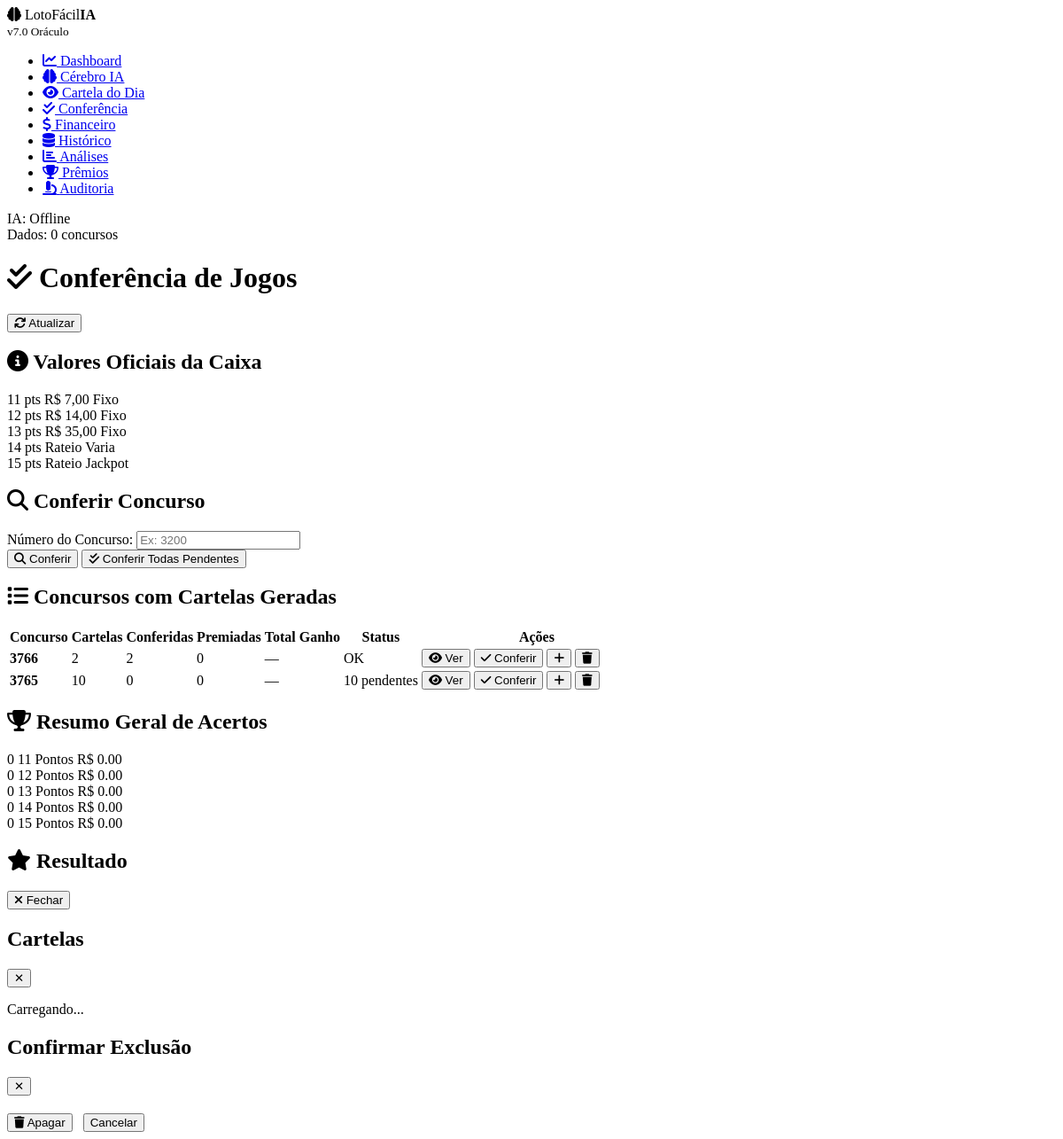
The page /conferencia on the database its author committed.
### tables this page shows
CREATE TABLE cartelas (
                id              INTEGER PRIMARY KEY AUTOINCREMENT,
                data_geracao    TEXT,
                concurso_alvo   INTEGER,
                d1  INTEGER, d2  INTEGER, d3  INTEGER,
                d4  INTEGER, d5  INTEGER, d6  INTEGER,
                d7  INTEGER, d8  INTEGER, d9  INTEGER,
                d10 INTEGER, d11 INTEGER, d12 INTEGER,
                d13 INTEGER, d14 INTEGER, d15 INTEGER,
                bitmask         INTEGER,
                score_ia        REAL DEFAULT 0,
                score_markov    REAL DEFAULT 0,
                score_fisico    REAL DEFAULT 0,
                score_entropia  REAL DEFAULT 0,
                score_total     REAL DEFAULT 0,
                conferida       INTEGER DEFAULT 0,
                acertos         INTEGER DEFAULT 0,
                premio_ganho    REAL DEFAULT 0,
                status          TEXT DEFAULT 'pendente'
            );

### app.py (the view)
@app.route("/conferencia")
def conferencia_page():
    concursos  = conferencia.get_concursos_com_cartelas()
    resumo_raw = conferencia.resumo_conferencia()
    resumo = {}
    for pts, dados in resumo_raw.items():
        resumo[pts] = dados if isinstance(dados, dict) \
                      else {"qtd": dados, "total_premio": 0}
    return render_template(
        "conferencia.html",
        concursos = concursos,
        resumo    = resumo,
    )

### database/db_manager.py (called while the page is built)
    def get_conn(self):
        conn = sqlite3.connect(self.db_path)
        conn.row_factory = sqlite3.Row
        return conn

### templates/conferencia.html (shortened to what this page needs)
{% extends "base.html" %}
{% block page_title %}
    <i class="fas fa-check-double"></i> Conferência de Jogos
{% endblock %}
{% block content %}
<div class="section">
    <h2><i class="fas fa-info-circle"></i> Valores Oficiais da Caixa</h2>
    <div class="premios-oficiais-grid">
        <div class="premio-oficial fixo">
            <span class="po-pts">11 pts</span>
            <span class="po-valor">R$ 7,00</span>
            <span class="po-tipo">Fixo</span>
        </div>
        <div class="premio-oficial fixo">
            <span class="po-pts">12 pts</span>
            <span class="po-valor">R$ 14,00</span>
            <span class="po-tipo">Fixo</span>
        </div>
        <div class="premio-oficial fixo">
            <span class="po-pts">13 pts</span>
            <span class="po-valor">R$ 35,00</span>
            <span class="po-tipo">Fixo</span>
        </div>
        <div class="premio-oficial rateado">
            <span class="po-pts">14 pts</span>
            <span class="po-valor">Rateio</span>
            <span class="po-tipo">Varia</span>
        </div>
        <div class="premio-oficial rateado destaque">
            <span class="po-pts">15 pts</span>
            <span class="po-valor">Rateio</span>
            <span class="po-tipo">Jackpot</span>
        </div>
    </div>
</div>
<div class="section">
    <h2><i class="fas fa-search"></i> Conferir Concurso</h2>
    <div class="form-inline">
        <div class="form-group">
            <label>Número do Concurso:</label>
            <input type="number"
                   id="input-concurso"
                   class="form-control"
                   placeholder="Ex: 3200"
                   min="1"
                   style="max-width:180px;">
        </div>
        <button id="btn-conferir-numero" class="btn btn-primary">
            <i class="fas fa-search"></i> Conferir
        </button>
        <button id="btn-conferir-todas" class="btn btn-outline">
            <i class="fas fa-check-double"></i> Conferir Todas Pendentes
        </button>
    </div>
</div>
<div class="section">
    <h2><i class="fas fa-list"></i> Concursos com Cartelas Geradas</h2>
    <div class="table-container">
        <table class="table" id="tabela-concursos">
            <thead>
                <tr>
                    <th>Concurso</th>
                    <th>Cartelas</th>
                    <th>Conferidas</th>
                    <th>Premiadas</th>
                    <th>Total Ganho</th>
                    <th>Status</th>
                    <th style="min-width:260px;">Ações</th>
                </tr>
            </thead>
            <tbody>
                {% for c in concursos %}
                <tr id="row-{{ c.concurso }}">
                    <td><strong>{{ c.concurso }}</strong></td>
                    <td>{{ c.total_cartelas }}</td>
                    <td>{{ c.conferidas }}</td>
                    <td>
                        {% if c.premiadas > 0 %}
                            <span class="badge badge-success">
                                {{ c.premiadas }}
                            </span>
                        {% else %}
                            <span class="badge badge-sem_premio">0</span>
                        {% endif %}
                    </td>
                    <td>
                        {% if c.total_ganho > 0 %}
                            <span class="valor positivo">
                                R$ {{ "%.2f"|format(c.total_ganho) }}
                            </span>
                        {% else %}—{% endif %}
                    </td>
                    <td>
                        {% if c.pendentes > 0 %}
                            <span class="badge badge-warning">
                                {{ c.pendentes }} pendentes
                            </span>
                        {% else %}
                            <span class="badge badge-success">OK</span>
                        {% endif %}
                    </td>
                    <td>
                        <div class="acoes-grupo">
                            <button class="btn btn-sm btn-primary btn-ver"
                                    data-concurso="{{ c.concurso }}"
                                    title="Ver cartelas">
                                <i class="fas fa-eye"></i> Ver
                            </button>
                            <button class="btn btn-sm btn-outline btn-conf"
                                    data-concurso="{{ c.concurso }}"
                                    title="Conferir cartelas">
                                <i class="fas fa-check"></i> Conferir
                            </button>
                            <button class="btn btn-sm btn-success btn-add"
                                    data-concurso="{{ c.concurso }}"
                                    title="Adicionar mais cartelas">
                                <i class="fas fa-plus"></i>
                            </button>
                            <button class="btn btn-sm btn-danger btn-del"
                                    data-concurso="{{ c.concurso }}"
                                    title="Apagar cartelas">
                                <i class="fas fa-trash"></i>
                            </button>
                        </div>
                    </td>
                </tr>
                {% endfor %}
            </tbody>
        </table>
    </div>
</div>
<div class="section">
    <h2><i class="fas fa-trophy"></i> Resumo Geral de Acertos</h2>
    <div class="acertos-grid">
        <div class="acerto-card a11">
            <span class="acerto-num">
                {{ resumo.get(11, {}).get('qtd', 0) }}
            </span>
            <span class="acerto-label">11 Pontos</span>
            <span class="acerto-premio">
                R$ {{ "%.2f"|format(
                    resumo.get(11, {}).get('total_premio', 0)) }}
            </span>
        </div>
        <div class="acerto-card a12">
            <span class="acerto-num">
                {{ resumo.get(12, {}).get('qtd', 0) }}
            </span>
            <span class="acerto-label">12 Pontos</span>
            <span class="acerto-premio">
                R$ {{ "%.2f"|format(
                    resumo.get(12, {}).get('total_premio', 0)) }}
            </span>
        </div>
        <div class="acerto-card a13">
            <span class="acerto-num">
                {{ resumo.get(13, {}).get('qtd', 0) }}
            </span>
            <span class="acerto-label">13 Pontos</span>
            <span class="acerto-premio">
                R$ {{ "%.2f"|format(
                    resumo.get(13, {}).get('total_premio', 0)) }}
            </span>
        </div>
        <div class="acerto-card a14">
            <span class="acerto-num">
                {{ resumo.get(14, {}).get('qtd', 0) }}
            </span>
            <span class="acerto-label">14 Pontos</span>
            <span class="acerto-premio">
                R$ {{ "%.2f"|format(
                    resumo.get(14, {}).get('total_premio', 0)) }}
            </span>
        </div>
        <div class="acerto-card a15">
            <span class="acerto-num">
                {{ resumo.get(15, {}).get('qtd', 0) }}
            </span>
            <span class="acerto-label">15 Pontos</span>
            <span class="acerto-premio">
                R$ {{ "%.2f"|format(
                    resumo.get(15, {}).get('total_premio', 0)) }}
            </span>
        </div>
    </div>
</div>
<div id="painel-resultado" class="section painel-escondido">
    <div class="section-header">
        <h2 id="titulo-resultado">
            <i class="fas fa-star"></i> Resultado
        </h2>
        <button id="btn-fechar-painel" class="btn btn-sm btn-outline">
            <i class="fas fa-times"></i> Fechar
        </button>
    </div>
</div>
<div id="modal-principal" class="modal-overlay-container">
    <div class="modal-box modal-grande">
        <div class="modal-header">
            <h2 id="modal-titulo">Cartelas</h2>
            <button class="btn-close" id="btn-fechar-modal">✕</button>
        </div>
        <div class="modal-body" id="modal-corpo">
            <p>Carregando...</p>
        </div>
    </div>
</div>
<div id="modal-confirmar" class="modal-overlay-container">
    <div class="modal-box modal-pequeno">
        <div class="modal-header">
            <h2>Confirmar Exclusão</h2>
            <button class="btn-close" id="btn-fechar-confirmar">✕</button>
        </div>
        <div class="modal-body">
            <div style="display:flex;gap:12px;margin-top:20px;">
                <button id="btn-confirmar-sim"
                        class="btn btn-danger btn-lg">
                    <i class="fas fa-trash"></i> Apagar
                </button>
                <button id="btn-confirmar-nao"
                        class="btn btn-outline btn-lg">
                    Cancelar
                </button>
            </div>
        </div>
    </div>
</div>
{% endblock %}

### rows shown on the page
cartelas: concurso "3765", total_cartelas "10", conferidas "0", pendentes "10"

### other values the page prints
{{ c.concurso }} "3766"
{{ c.total_cartelas }} "2"
{{ c.conferidas }} "2"
{{ resumo.get(11, {}).get('qtd', 0) }} "0"
{{ resumo.get(12, {}).get('qtd', 0) }} "0"
{{ resumo.get(13, {}).get('qtd', 0) }} "0"
{{ resumo.get(14, {}).get('qtd', 0) }} "0"
{{ resumo.get(15, {}).get('qtd', 0) }} "0"
